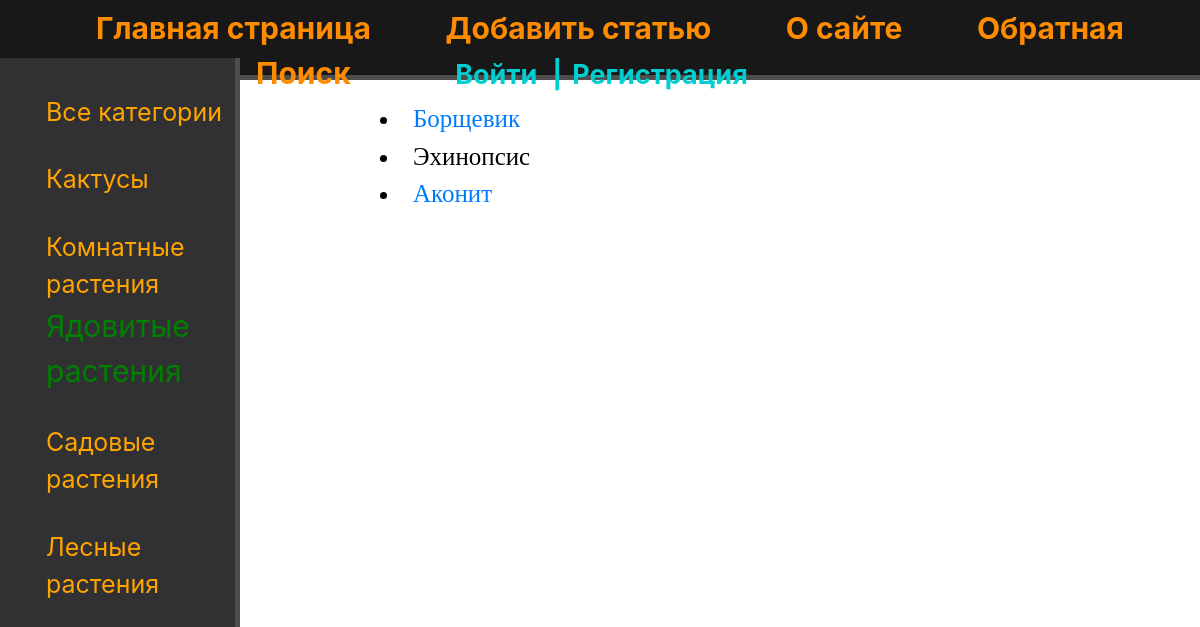
The page /category/yadovitie-cveti/ on the database as committed earlier.
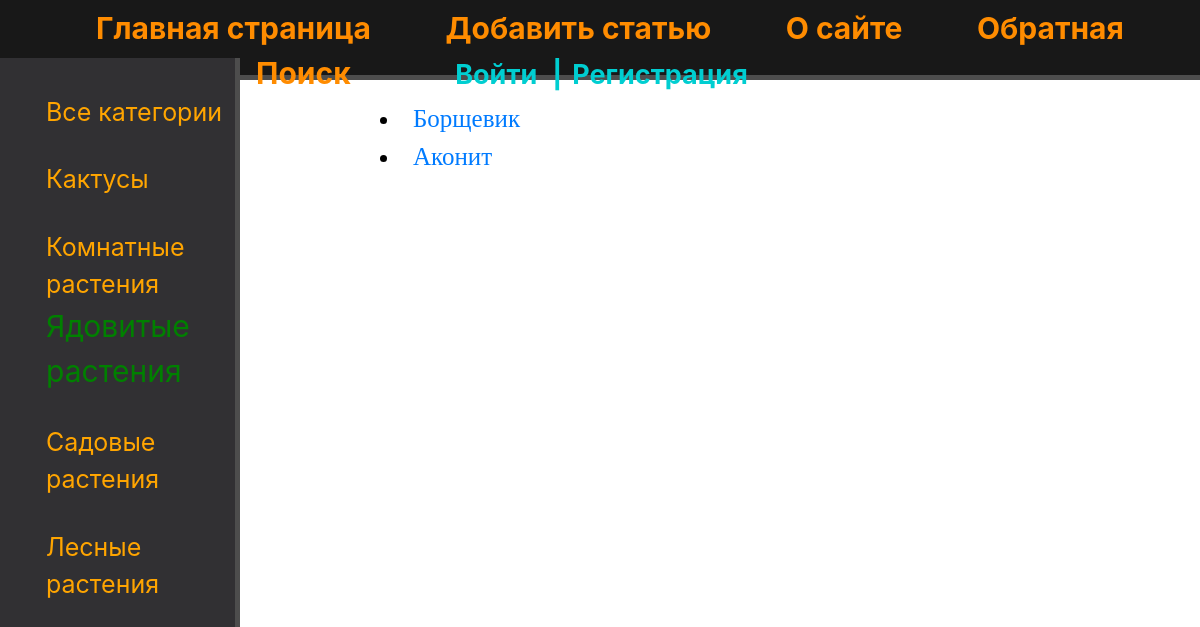
The same page on the database as committed later.
### flowers/models.py (models this page shows, shortened)
class Category(models.Model):
    name = models.CharField(max_length=250)
    slug = models.SlugField(max_length=250, unique=True, db_index=True)
    def get_absolute_url(self):
        return reverse('category', kwargs={'cat_slug': self.slug})

class Flowers(models.Model):
    name = models.CharField(max_length=250, blank=True)
    slug = models.SlugField(max_length=250, unique=True, db_index=True)
    photo = models.ImageField(upload_to="photos/%Y/%m/%d/", default=None, blank=True, null=True, verbose_name="Фото")
    content = models.TextField(blank=True)
    time_create = models.DateTimeField(auto_now_add=True)
    time_update = models.DateTimeField(auto_now=True)
    cat = models.ForeignKey('Category', on_delete=models.PROTECT, null=True, verbose_name='Категории')
    def get_absolute_url(self):
        return reverse('post', kwargs={'post_slug': self.slug})

### flowers/views.py (the view)
# urls.py: path('category/<slug:cat_slug>/', views.show_category, name='category'),
def show_category(request, cat_slug):
    category = get_object_or_404(Category, slug=cat_slug)
    posts = Flowers.objects.filter(cat_id=category.pk)
    data = {
        'title': f'Рубрика: {category.name}',
        'menu': menu,
        'cat_select': category.id,
        'posts': posts
    }
    return render(request, 'flowers/category.html', data)

### flowers/templatetags/flowers_category.py (called while the page is built)
@register.inclusion_tag('flowers/list_category.html')
def flower_category(cat_select=0):
    flower_cat = Category.objects.all()
    return {'category': flower_cat, 'cat_select': cat_select}

### users/context_processors.py (called while the page is built)
def get_flowers_context(request):
    return {'mainmenu': menu}

### flowers/templates/flowers/category.html
{% extends 'base.html' %}
{% block content %}
{% for cat in posts %}
    {% if cat.id == cat_select %}
        <li class="select">{{cat.name}}</li>
    {% else %}
        <li><a href="{{ cat.get_absolute_url }}">{{cat.name}}</a></li>
    {% endif %}
{% endfor %}
{% endblock %}

### flowers/templates/flowers/list_category.html
{% for cat in category %}
    {% if cat.id == cat_select %}
        <li class="select">{{cat.name}}</li>
    {% else %}
        <li><a href="{{ cat.get_absolute_url }}">{{cat.name}}</a></li>
    {% endif %}
{% endfor %}

Rows that differ between the two databases and show on the page:
no longer on this page (row edited): Flowers: name "Эхинопсис"
